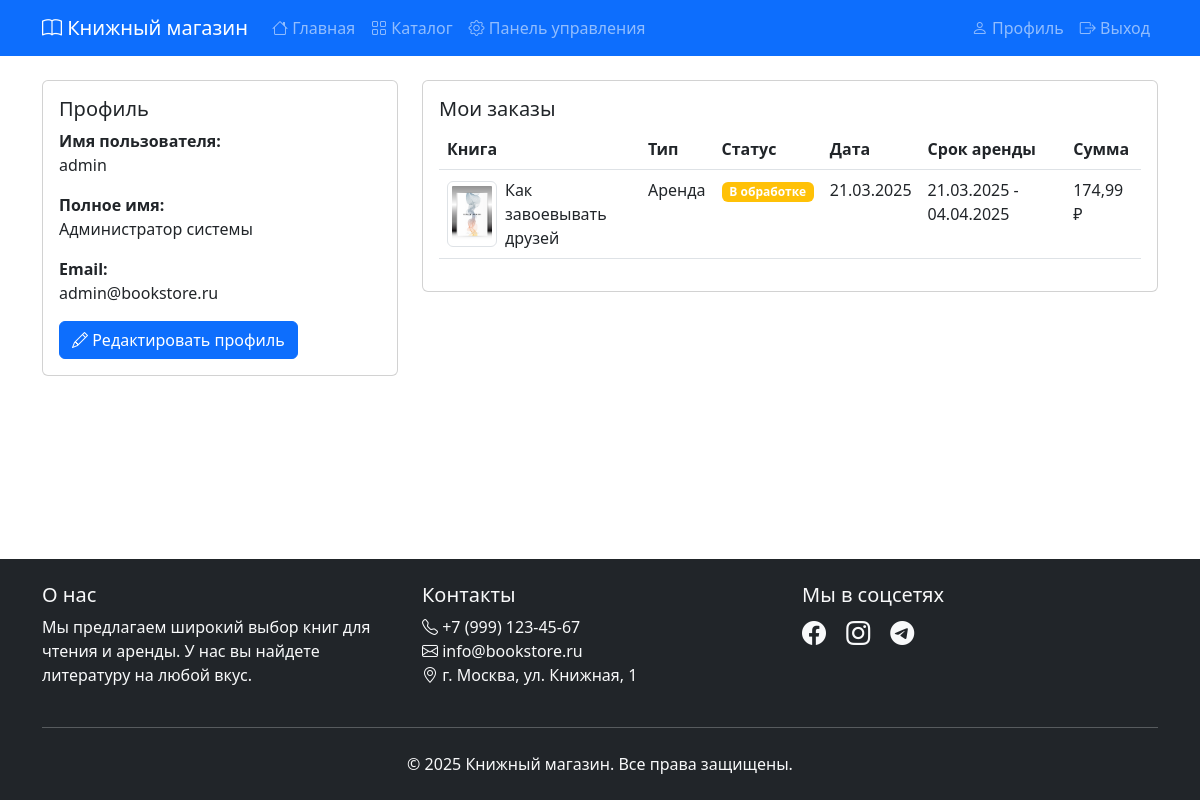
The app's page /profile.php (signed in) with its own data.
### tables this page shows
CREATE TABLE `users` (
  `id` int NOT NULL AUTO_INCREMENT,
  `username` varchar(50) NOT NULL,
  `password` varchar(255) NOT NULL,
  `email` varchar(100) NOT NULL,
  `full_name` varchar(100) DEFAULT NULL,
  `is_admin` tinyint(1) DEFAULT '0',
  `is_active` tinyint(1) DEFAULT '1',
  `created_at` timestamp NULL DEFAULT CURRENT_TIMESTAMP,
  PRIMARY KEY (`id`),
  UNIQUE KEY `username` (`username`),
  UNIQUE KEY `email` (`email`)
);

CREATE TABLE `orders` (
  `id` int NOT NULL AUTO_INCREMENT,
  `user_id` int NOT NULL,
  `book_id` int NOT NULL,
  `type` enum('purchase','rent') NOT NULL,
  `total_price` decimal(10,2) NOT NULL,
  `rental_start_date` date DEFAULT NULL,
  `rental_end_date` date DEFAULT NULL,
  `status` enum('pending','completed','cancelled') DEFAULT 'pending',
  `created_at` timestamp NULL DEFAULT CURRENT_TIMESTAMP,
  PRIMARY KEY (`id`),
  KEY `user_id` (`user_id`),
  KEY `book_id` (`book_id`),
  CONSTRAINT `orders_ibfk_1` FOREIGN KEY (`user_id`) REFERENCES `users` (`id`),
  CONSTRAINT `orders_ibfk_2` FOREIGN KEY (`book_id`) REFERENCES `books` (`id`)
);

CREATE TABLE `books` (
  `id` int NOT NULL AUTO_INCREMENT,
  `title` varchar(255) NOT NULL,
  `author_id` int DEFAULT NULL,
  `category_id` int DEFAULT NULL,
  `description` text,
  `price` decimal(10,2) NOT NULL,
  `rental_price_2weeks` decimal(10,2) DEFAULT NULL,
  `rental_price_1month` decimal(10,2) DEFAULT NULL,
  `rental_price_3months` decimal(10,2) DEFAULT NULL,
  `publication_year` int DEFAULT NULL,
  `cover_image` varchar(255) DEFAULT '/assets/images/default-book.jpg',
  `stock_quantity` int DEFAULT '0',
  `is_available` tinyint(1) DEFAULT '1',
  `created_at` timestamp NULL DEFAULT CURRENT_TIMESTAMP,
  PRIMARY KEY (`id`),
  KEY `author_id` (`author_id`),
  KEY `category_id` (`category_id`),
  CONSTRAINT `books_ibfk_1` FOREIGN KEY (`author_id`) REFERENCES `authors` (`id`),
  CONSTRAINT `books_ibfk_2` FOREIGN KEY (`category_id`) REFERENCES `categories` (`id`)
);

### config.php (called while the page is built, shortened)
<?php
function formatPrice($price) {
    return number_format($price, 2, ',', ' ') . ' ₽';
}

### profile.php (the view, shortened to what this page needs)
<?php
require_once 'includes/header.php';
$stmt = $pdo->prepare("SELECT * FROM users WHERE id = ?");
$stmt->execute([$_SESSION['user']['id']]);
$user = $stmt->fetch();
$stmt = $pdo->prepare("
    SELECT o.*, b.title, b.cover_image
    FROM orders o
    JOIN books b ON o.book_id = b.id
    WHERE o.user_id = ?
    ORDER BY o.created_at DESC
");
$stmt->execute([$_SESSION['user']['id']]);
$orders = $stmt->fetchAll();
?>
<div class="row">
    <div class="col-md-4">
        <div class="card mb-4">
            <div class="card-body">
                <h5 class="card-title">Профиль</h5>
                <div class="mb-3">
                    <strong>Имя пользователя:</strong>
                    <p><?php echo htmlspecialchars($user['username']); ?></p>
                </div>
                <div class="mb-3">
                    <strong>Полное имя:</strong>
                    <p><?php echo htmlspecialchars($user['full_name']); ?></p>
                </div>
                <div class="mb-3">
                    <strong>Email:</strong>
                    <p><?php echo htmlspecialchars($user['email']); ?></p>
                </div>
                <a href="#" class="btn btn-primary" data-bs-toggle="modal" data-bs-target="#editProfileModal">
                    <i class="bi bi-pencil"></i> Редактировать профиль
                </a>
            </div>
        </div>
    </div>
    <div class="col-md-8">
        <div class="card">
            <div class="card-body">
                <h5 class="card-title">Мои заказы</h5>
                <?php if (empty($orders)): ?>
                <p class="text-muted">У вас пока нет заказов</p>
                <?php else: ?>
                <div class="table-responsive">
                    <table class="table">
                        <thead>
                            <tr>
                                <th>Книга</th>
                                <th>Тип</th>
                                <th>Статус</th>
                                <th>Дата</th>
                                <th>Срок аренды</th>
                                <th>Сумма</th>
                            </tr>
                        </thead>
                        <tbody>
                            <?php foreach ($orders as $order): ?>
                            <tr>
                                <td>
                                    <div class="d-flex align-items-center">
                                        <img src="<?php echo htmlspecialchars($order['cover_image']); ?>"
                                             alt="<?php echo htmlspecialchars($order['title']); ?>"
                                             class="img-thumbnail me-2" style="width: 50px;">
                                        <?php echo htmlspecialchars($order['title']); ?>
                                    </div>
                                </td>
                                <td><?php echo $order['type'] === 'purchase' ? 'Покупка' : 'Аренда'; ?></td>
                                <td>
                                    <?php
                                    $status_class = [
                                        'pending' => 'warning',
                                        'completed' => 'success',
                                        'cancelled' => 'danger'
                                    ][$order['status']];
                                    $status_text = [
                                        'pending' => 'В обработке',
                                        'completed' => 'Завершен',
                                        'cancelled' => 'Отменен'
                                    ][$order['status']];
                                    ?>
                                    <span class="badge bg-<?php echo $status_class; ?>">
                                        <?php echo $status_text; ?>
                                    </span>
                                </td>
                                <td><?php echo date('d.m.Y', strtotime($order['created_at'])); ?></td>
                                <td>
                                    <?php if ($order['type'] === 'rent'): ?>
                                    <?php echo date('d.m.Y', strtotime($order['rental_start_date'])); ?> -
                                    <?php echo date('d.m.Y', strtotime($order['rental_end_date'])); ?>
                                    <?php else: ?>
                                    -
                                    <?php endif; ?>
                                </td>
                                <td><?php echo formatPrice($order['total_price']); ?></td>
                            </tr>
                            <?php endforeach; ?>
                        </tbody>
                    </table>
                </div>
                <?php endif; ?>
            </div>
        </div>
    </div>
</div>
<?php require_once 'includes/footer.php'; ?>

### assets/css/style.css (style rules this page uses)
:root { --primary-color: #0d6efd; --secondary-color: #6c757d; }
body { min-height: 100vh; display: flex; flex-direction: column; }
.btn-primary { background-color: var(--primary-color); border-color: var(--primary-color); }

### records on screen
users: username "admin", full_name "Администратор системы", email "admin@bookstore.ru"
orders: book.cover_image (placeholder picture), book.title "Как завоевывать друзей", type "Аренда", status "В обработке", created_at "21.03.2025", rental_start_date "21.03.2025", rental_end_date "04.04.2025", total_price "174,99 ₽"
